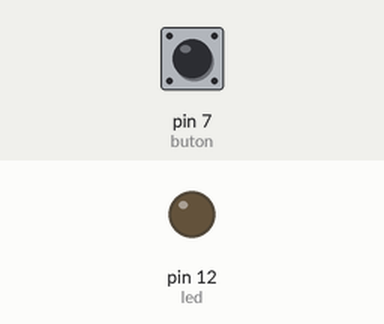
Recording of a sketch running on a simulated Arduino Uno, built with avr-gcc and run on an emulated ATmega328P. Parts: output pins drawn as LEDs (lit = HIGH). The inputs (shaded band) are chosen by the test bench; at power-on: pin 7 (buton) LOW.

Above: at 1.2 s.
1.3 s: pin 7 (buton) pulled HIGH for 0.15 s
At 1.37 s:
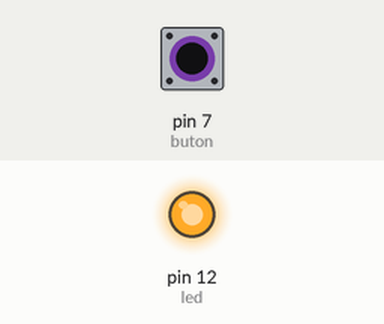
2.9 s: pin 7 (buton) pulled HIGH for 3.2 s
At 7.3 s:
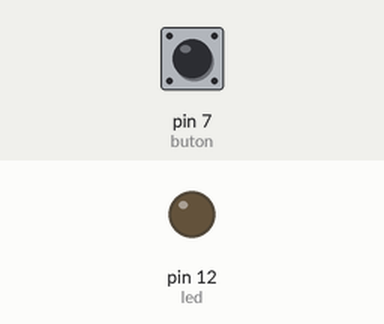
Timing chart, 0 to 8.8 s (numbered marks = the images above; inputs shaded):
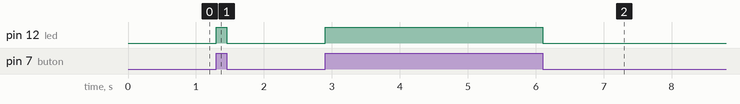

Measured:
- after the input at 1.3 s, pin 12 (led): LOW → HIGH at once, → LOW 0.15 s later
- after the input at 2.9 s, pin 12 (led): LOW → HIGH at once, → LOW 3.2 s later

The sketch:

lumini.ino
```cpp
int led=12;
int buton=7;
int state;
void setup() {
pinMode(led, OUTPUT);
pinMode(buton, INPUT);
}
void loop() {
  state=digitalRead(buton);
  if(state){
    digitalWrite(led, HIGH);
  }
  else{
    digitalWrite(led, LOW);
  }
}
```
